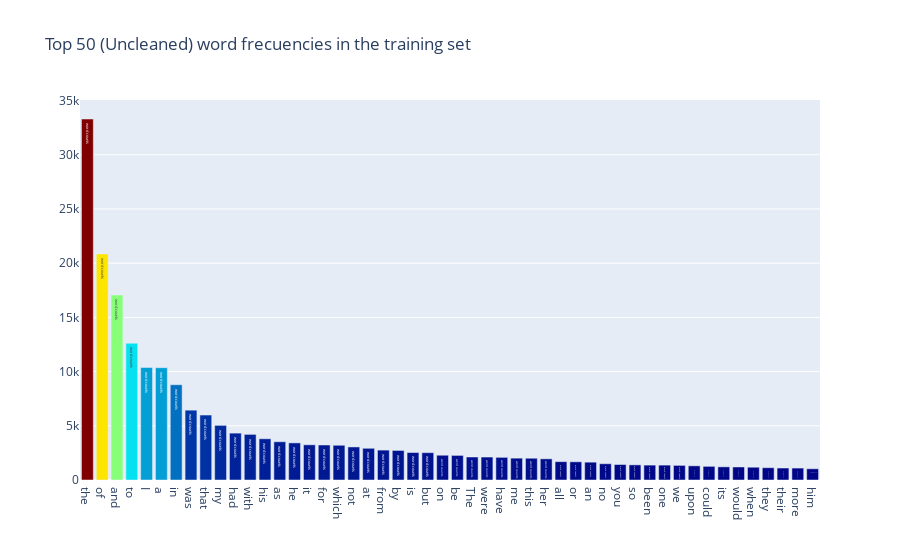

The code cell stored with this chart in its notebook:
### Code cell
all_words = train['text'].str.split(expand=True).unstack().value_counts()
data = [go.Bar(x=all_words.index.values[0:50],
               y=all_words.values[0:50],
               marker=dict(colorscale='Jet',
                           color=all_words.values[0:100]
                          ),
               text='word counts'
)]

layout = go.Layout(title = 'Top 50 (Uncleaned) word frecuencies in the training set')

fig = go.Figure(data = data, layout = layout)

py.iplot(fig, filename='basic-bar')

### Figure 1 — Plotly figure (JSON) as saved in the notebook; plotly's stock layout.template omitted (floating-point values rounded to 4 significant figures)
{"data": [{"marker": {"color": [33296, 20851, 17059, 12615, 10382, 10359, 8787, 6440, 5988, 5037, 4324, 4207, 3802, 3528, 3422, 3247, 3227, 3203, 3048, 2925, 2758, 2725, 2533, 2521, 2285, 2268, 2121, 2118, 2089, 2015, 2007, 1953, 1691, 1679, 1644, 1500, 1428, 1395, 1373, 1372, 1347, 1308, 1259, 1215, 1202, 1178, 1134, 1104, 1100, 1036, 992, 957, 954, 929, 925, 924, 915, 901, 880, 873, 863, 861, 829, 823, 814, 751, 713, 707, 701, 648, 645, 645, 638, 624, 623, 600, 595, 592, 576, 575, 574, 565, 550, 545, 539, 534, 532, 531, 527, 527, 526, 503, 502, 497, 493, 493, 491, 488, 486, 482], "colorscale": [[0.0, "rgb(0,0,131)"], [0.2, "rgb(0,60,170)"], [0.4, "rgb(5,255,255)"], [0.6, "rgb(255,255,0)"], [0.8, "rgb(250,0,0)"], [1.0, "rgb(128,0,0)"]]}, "text": "word counts", "type": "bar", "x": ["the", "of", "and", "to", "I", "a", "in", "was", "that", "my", "had", "with", "his", "as", "he", "it", "for", "which", "not", "at", "from", "by", "is", "but", "on", "be", "The", "were", "have", "me", "this", "her", "all", "or", "an", "no", "you", "so", "been", "one", "we", "upon", "could", "its", "would", "when", "they", "their", "more", "him"], "y": [33296, 20851, 17059, 12615, 10382, 10359, 8787, 6440, 5988, 5037, 4324, 4207, 3802, 3528, 3422, 3247, 3227, 3203, 3048, 2925, 2758, 2725, 2533, 2521, 2285, 2268, 2121, 2118, 2089, 2015, 2007, 1953, 1691, 1679, 1644, 1500, 1428, 1395, 1373, 1372, 1347, 1308, 1259, 1215, 1202, 1178, 1134, 1104, 1100, 1036]}], "layout": {"title": {"text": "Top 50 (Uncleaned) word frecuencies in the training set"}}}
